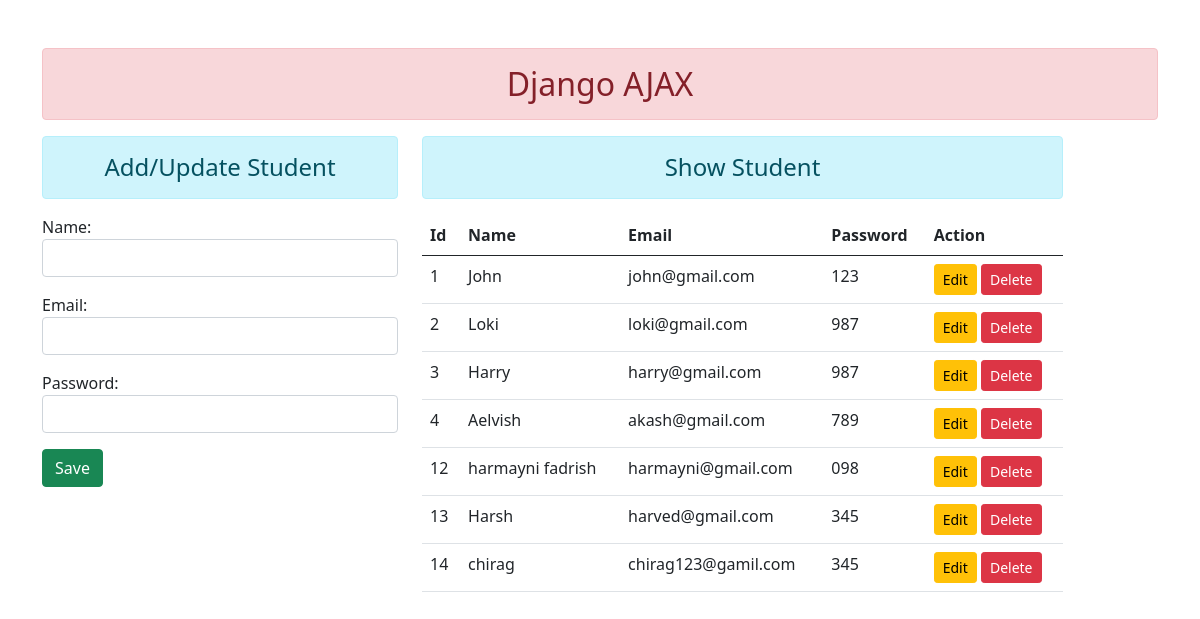
/home/, run on the app's committed database.
### student/models.py (models this page shows, shortened)
class User(models.Model):
    name = models.CharField(max_length=70)
    email = models.EmailField(max_length=100)
    password = models.CharField(max_length=100)
    class Meta:
        db_table = 'users'

### student/views.py (the view)
# urls.py: path('home/', HomeView.as_view(), name='home'),
class HomeView(View):
    def get(self, request):
        fm = StudentRegistrationForm()
        stu = User.objects.all().values()
        return render(request, 'student/home.html', {'form': fm, 'stu': stu})

### student/forms.py
class StudentRegistrationForm(forms.ModelForm):
    class Meta:
        model = User
        fields = '__all__'
        widgets ={
            'name':forms.TextInput(attrs={'class':'form-control','id':'nameid'}),
            'email':forms.EmailInput(attrs={'class':'form-control','id':'emailid'}),
            'password':forms.PasswordInput(attrs={'class':'form-control','id':'passwordid'}),
        }

### student/templates/student/home.html (shortened to what this page needs)
<!DOCTYPE html>
{% load static %}
<html lang="en">
<head>
    <link rel="stylesheet" href="{% static 'student/css/bootstrap.css' %}">
</head>
<body>
    <div class="container mt-5">
        <h2 class="text-center alert alert-danger">
            Django AJAX
        </h2>
        <div class="row">
            <div class="col-sm-4">
                <h4 class="text-center alert alert-info">Add/Update Student</h4>
                <form action="" method="post">
                    {{form.as_p}}
                    <input type="button" class="btn btn-success" value="Save" id="btnsave">
                </form>
            </div>
            <div class="col-sm-7">
                <h4 class="text-center alert alert-info">Show Student</h4>
                <table class="table table-hover">
                        <thead>
                            <tr>
                                <th scope="col">Id</th>
                                <th scope="col">Name</th>
                                <th scope="col">Email</th>
                                <th scope="col">Password</th>
                                <th scope="col">Action</th>
                            </tr>
                        </thead>
                        <tbody id="tbody">
                            {% for student in stu  %}
                              <tr>
                                <td>{{student.id}}</td>
                                <td>{{student.name}}</td>
                                <td>{{student.email}}</td>
                                <td>{{student.password}}</td>
                                <td>
                                    <input type="button" data-sid="{{student.id}}" value="Edit" class="btn btn-warning btn-sm btn-edit">
                                    <input type="button" data-sid="{{student.id}}" value="Delete" class="btn btn-danger btn-sm btn-del">
                                </td>
                              </tr>
                            {% endfor %}
                        </tbody>
                </table>
            </div>
        </div>
    </div>
</body>
</html>

### data on the page
User: id "1", name "John", email "john@gmail.com", password "123"
User: id "2", name "Loki", email "loki@gmail.com", password "987"
User: id "3", name "Harry", email "harry@gmail.com", password "987"
User: id "4", name "Aelvish", email "akash@gmail.com", password "789"
User: id "12", name "harmayni fadrish", email "harmayni@gmail.com", password "098"
User: id "13", name "Harsh", email "harved@gmail.com", password "345"
User: id "14", name "chirag", email "chirag123@gamil.com", password "345"
